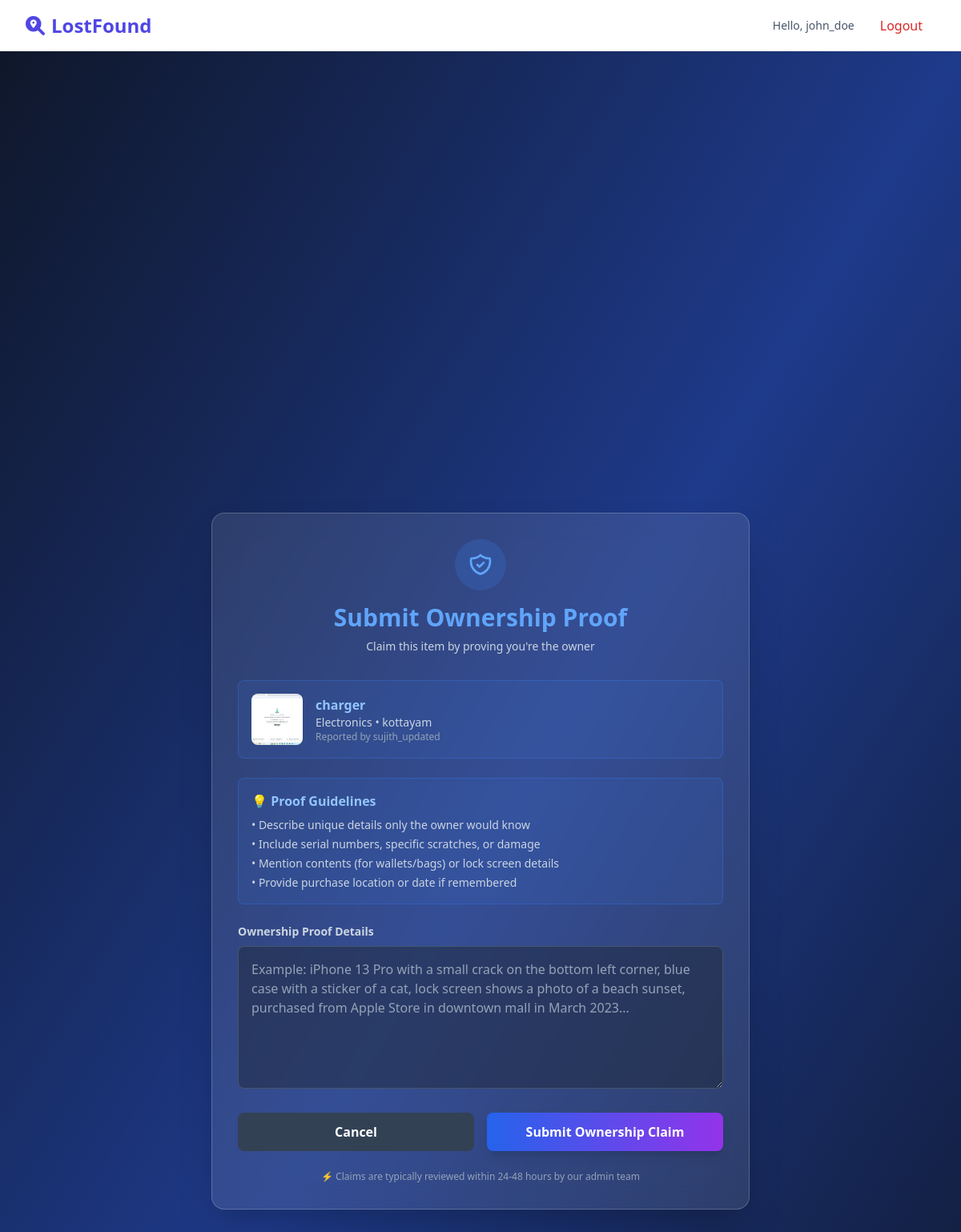
Screenshot of /items/submit-claim/5/ (signed in) with the database file from the repository.
### accounts/models.py (models this page shows, shortened)
class CustomUser(AbstractUser):
    USER_TYPE_CHOICES = [
        ('normal', 'Normal User'),
        ('admin', 'Administrator'),
    ]
    ACCOUNT_STATUS_CHOICES = [
        ('active', 'Active'),
        ('suspended', 'Suspended'),
        ('banned', 'Banned'),
    ]
    phone_number = models.CharField(max_length=15, blank=True, null=True)
    user_type = models.CharField(max_length=10, choices=USER_TYPE_CHOICES, default='normal')
    account_status = models.CharField(max_length=10, choices=ACCOUNT_STATUS_CHOICES, default='active')
    suspension_reason = models.TextField(blank=True, null=True)
    suspended_by = models.ForeignKey('self', on_delete=models.SET_NULL, null=True, blank=True, related_name='suspended_users')
    suspension_date = models.DateTimeField(null=True, blank=True)
    last_login_attempt = models.DateTimeField(null=True, blank=True)

### items/models.py (models this page shows, shortened)
class Item(models.Model):
    CATEGORY_CHOICES = [
        ('electronics', 'Electronics (Phones, Laptops)'),
        ('documents', 'Documents (ID, Passport, Wallet)'),
        ('pets', 'Pets & Animals'),
        ('accessories', 'Accessories (Keys, Glasses, Bags)'),
        ('others', 'Others'),
    ]
    STATUS_CHOICES = [
        ('LOST', 'Lost'),
        ('FOUND', 'Found'),
    ]
    user = models.ForeignKey(settings.AUTH_USER_MODEL, on_delete=models.CASCADE)
    title = models.CharField(max_length=200)
    description = models.TextField()
    category = models.CharField(max_length=50, choices=CATEGORY_CHOICES)
    status = models.CharField(max_length=5, choices=STATUS_CHOICES)
    location = models.CharField(max_length=255)
    image = models.ImageField(upload_to='item_images/', blank=True, null=True)
    created_at = models.DateTimeField(auto_now_add=True)

### items/views.py (the view)
# urls.py: path('submit-claim/<int:item_id>/', views.submit_claim_form, name='submit_claim_form'),
@login_required
def submit_claim_form(request, item_id):
    item = get_object_or_404(Item, id=item_id)
    is_own_item = item.user == request.user
    context = {
        'item': item,
        'is_own_item': is_own_item,
    }
    return render(request, 'items/submit_claim.html', context)

### items/templates/items/submit_claim.html (shortened to what this page needs)
{% extends 'base.html' %}
{% block content %}
<div class="min-h-screen bg-gradient-to-br from-slate-900 via-blue-900 to-slate-900 py-12 px-4 flex items-center justify-center">
    <div class="max-w-2xl w-full bg-white/10 backdrop-blur-lg p-8 rounded-2xl border border-white/20 shadow-2xl text-white">
        <div class="text-center mb-8">
            <div class="mx-auto h-16 w-16 bg-blue-500/20 rounded-full flex items-center justify-center mb-4">
            </div>
            {% if is_own_item %}
                <h2 class="text-3xl font-bold text-blue-400 mb-2">Found My Lost Item</h2>
                <p class="text-slate-300 text-sm">Claim your own item that someone else found</p>
            {% else %}
                <h2 class="text-3xl font-bold text-blue-400 mb-2">Submit Ownership Proof</h2>
                <p class="text-slate-300 text-sm">Claim this item by proving you're the owner</p>
            {% endif %}
        </div>
        <div class="bg-blue-500/10 border border-blue-500/30 rounded-lg p-4 mb-6">
            <div class="flex items-center">
                {% if item.image %}
                    <img src="{{ item.image.url }}" alt="{{ item.title }}" class="h-16 w-16 rounded-lg object-cover">
                {% endif %}
                <div class="ml-4">
                    <h3 class="font-semibold text-blue-300">{{ item.title }}</h3>
                    <p class="text-sm text-slate-300">{{ item.category|title }} • {{ item.location }}</p>
                    <p class="text-xs text-slate-400">Reported by {{ item.user.username }}</p>
                </div>
            </div>
        </div>
        {% if is_own_item %}
            <div class="bg-green-500/10 border border-green-500/30 rounded-lg p-4 mb-6">
                <h3 class="font-semibold text-green-300 mb-2">🎉 Great News!</h3>
                <p class="text-sm text-slate-300">
                    This appears to be your own reported item. Please provide proof that you're the original owner
                    to verify this is indeed your lost item.
                </p>
            </div>
        {% else %}
            <div class="bg-blue-500/10 border border-blue-500/30 rounded-lg p-4 mb-6">
                <h3 class="font-semibold text-blue-300 mb-2">💡 Proof Guidelines</h3>
                <ul class="text-sm text-slate-300 space-y-1">
                    <li>• Describe unique details only the owner would know</li>
                    <li>• Include serial numbers, specific scratches, or damage</li>
                    <li>• Mention contents (for wallets/bags) or lock screen details</li>
                    <li>• Provide purchase location or date if remembered</li>
                </ul>
            </div>
        {% endif %}
        <form method="POST" action="{% url 'claim_item' item.id %}" class="space-y-6">
            <div>
                <label class="block text-sm font-semibold text-slate-300 mb-2">
                    {% if is_own_item %}
                        Ownership Verification Details
                    {% else %}
                        Ownership Proof Details
                    {% endif %}
                </label>
                <textarea name="proof_description" required rows="6"
                          placeholder="{% if is_own_item %}Example: I lost this iPhone 13 Pro last week at the mall. It has a blue case with a small crack on the bottom left corner, and my lock screen shows a photo of my dog Max. The phone contains my work emails and has a distinctive scratch near the camera from when I dropped it last month...{% else %}Example: iPhone 13 Pro with a small crack on the bottom left corner, blue case with a sticker of a cat, lock screen shows a photo of a beach sunset, purchased from Apple Store in downtown mall in March 2023...{% endif %}"
                          class="w-full bg-slate-800/50 border border-slate-600 rounded-lg p-4 text-white placeholder-slate-400 focus:border-blue-500 focus:ring-2 focus:ring-blue-500/20 outline-none transition-all"></textarea>
            </div>
            <div class="flex space-x-4">
                <button type="button" onclick="history.back()"
                        class="flex-1 bg-slate-700 hover:bg-slate-600 py-3 px-6 rounded-lg font-semibold transition-colors">
                    Cancel
                </button>
                <button type="submit"
                        class="flex-1 bg-gradient-to-r from-blue-600 to-purple-600 hover:from-blue-700 hover:to-purple-700 py-3 px-6 rounded-lg font-semibold transition-all transform hover:scale-105 shadow-lg">
                    {% if is_own_item %}
                        Submit "Found My Item" Claim
                    {% else %}
                        Submit Ownership Claim
                    {% endif %}
                </button>
            </div>
        </form>
        <div class="mt-6 text-center">
            <p class="text-xs text-slate-400">
                ⚡ Claims are typically reviewed within 24-48 hours by our admin team
            </p>
        </div>
    </div>
</div>
{% endblock %}

### items/templates/base.html (shortened to what this page needs)
<!DOCTYPE html>
<html lang="en">
<head>
    <script src="https://cdn.tailwindcss.com"></script>
    <link href="https://cdnjs.cloudflare.com/ajax/libs/font-awesome/6.0.0/css/all.min.css" rel="stylesheet">
</head>
<body class="bg-slate-50 font-sans">
    <nav class="bg-white shadow-sm sticky top-0 z-50">
    <div class="max-w-7xl mx-auto px-4 sm:px-6 lg:px-8">
        <div class="flex justify-between h-16 items-center">
            <div class="flex items-center">
                <a href="{% if user.is_authenticated %}{% url 'dashboard' %}{% else %}/{% endif %}" class="text-2xl font-bold text-indigo-600">
                    <i class="fa-solid fa-magnifying-glass-location mr-2"></i>LostFound
                </a>
            </div>
            <div class="flex items-center space-x-4">
                {% if user.is_authenticated %}
                    <span class="text-slate-600 text-sm hidden md:block">Hello, {{ user.username }}</span>
                    <form action="{% url 'logout' %}" method="post" class="inline">
                        <button type="submit" class="px-4 py-2 text-red-600 font-medium hover:bg-red-50 rounded-lg transition">Logout</button>
                    </form>
                {% else %}
                    <a href="{% url 'login' %}" class="px-4 py-2 text-indigo-600 font-medium hover:bg-indigo-50 rounded-lg transition">Login</a>
                    <a href="{% url 'signup' %}" class="px-4 py-2 bg-indigo-600 text-white font-medium rounded-lg hover:bg-indigo-700 shadow-md transition">Sign Up</a>
                {% endif %}
            </div>
        </div>
    </div>
</nav>
    {% block content %}
    {% endblock %}
</body>
</html>

### rows the page displays
CustomUser: username "john_doe"
Item: image (picture), title "charger", category "Electronics", location "kottayam", user.username "sujith_updated"
